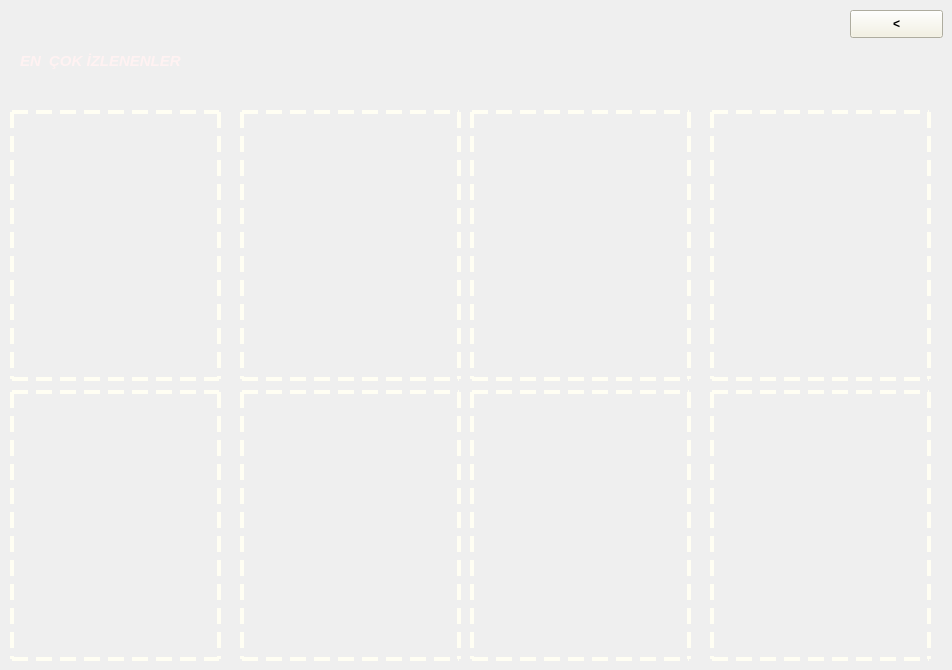
     <widget class="QWidget" name="tab_8">
      <attribute name="title">
       <string>EN ÇOK İZLENEN FİLMLER</string>
      </attribute>
      <widget class="QLabel" name="label_6">
       <property name="geometry">
        <rect>
         <x>20</x>
         <y>130</y>
         <width>181</width>
         <height>241</height>
        </rect>
       </property>
       <property name="styleSheet">
        <string notr="true">border-image: url(:/image/img4.jpg);</string>
       </property>
       <property name="text">
        <string/>
       </property>
      </widget>
      <widget class="QLabel" name="label_8">
       <property name="geometry">
        <rect>
         <x>260</x>
         <y>400</y>
         <width>181</width>
         <height>241</height>
        </rect>
       </property>
       <property name="styleSheet">
        <string notr="true">border-image: url(:/image/img8.jpg);</string>
       </property>
       <property name="text">
        <string/>
       </property>
      </widget>
      <widget class="QLabel" name="label_9">
       <property name="geometry">
        <rect>
         <x>260</x>
         <y>130</y>
         <width>181</width>
         <height>241</height>
        </rect>
       </property>
       <property name="styleSheet">
        <string notr="true">border-image: url(:/image/img0.png);</string>
       </property>
       <property name="text">
        <string/>
       </property>
      </widget>
      <widget class="QLabel" name="label_10">
       <property name="geometry">
        <rect>
         <x>20</x>
         <y>400</y>
         <width>181</width>
         <height>241</height>
        </rect>
       </property>
       <property name="styleSheet">
        <string notr="true">border-image: url(:/image/img1.png);</string>
       </property>
       <property name="text">
        <string/>
       </property>
      </widget>
      <widget class="QLabel" name="label_11">
       <property name="geometry">
        <rect>
         <x>730</x>
         <y>130</y>
         <width>181</width>
         <height>241</height>
        </rect>
       </property>
       <property name="styleSheet">
        <string notr="true">border-image: url(:/image/img3.jpg);</string>
       </property>
       <property name="text">
        <string/>
       </property>
      </widget>
      <widget class="QLabel" name="label_12">
       <property name="geometry">
        <rect>
         <x>490</x>
         <y>130</y>
         <width>181</width>
         <height>241</height>
        </rect>
       </property>
       <property name="styleSheet">
        <string notr="true">border-image: url(:/image/img5.jpg);</string>
       </property>
       <property name="text">
        <string/>
       </property>
      </widget>
      <widget class="QLabel" name="label_13">
       <property name="geometry">
        <rect>
         <x>730</x>
         <y>400</y>
         <width>181</width>
         <height>241</height>
        </rect>
       </property>
       <property name="styleSheet">
        <string notr="true">border-image: url(:/image/img6.jpg);</string>
       </property>
       <property name="text">
        <string/>
       </property>
      </widget>
      <widget class="QLabel" name="label_14">
       <property name="geometry">
        <rect>
         <x>490</x>
         <y>400</y>
         <width>181</width>
         <height>241</height>
        </rect>
       </property>
       <property name="styleSheet">
        <string notr="true">border-image: url(:/image/img7.jpg);</string>
       </property>
       <property name="text">
        <string/>
       </property>
      </widget>
      <widget class="QLabel" name="label_15">
       <property name="geometry">
        <rect>
         <x>20</x>
         <y>40</y>
         <width>201</width>
         <height>41</height>
        </rect>
       </property>
       <property name="font">
        <font>
         <pointsize>11</pointsize>
         <weight>75</weight>
         <italic>true</italic>
         <bold>true</bold>
        </font>
       </property>
       <property name="styleSheet">
        <string notr="true">
color: rgb(255, 242, 242);</string>
       </property>
       <property name="text">
        <string>EN  ÇOK İZLENENLER</string>
       </property>
      </widget>
      <widget class="QLabel" name="label_28">
       <property name="geometry">
        <rect>
         <x>10</x>
         <y>110</y>
         <width>211</width>
         <height>271</height>
        </rect>
       </property>
       <property name="styleSheet">
        <string notr="true">background-color: rgba(158, 0, 0, 0);
border:4px dashed #000;
border-color: rgb(255, 254, 243);</string>
       </property>
       <property name="text">
        <string/>
       </property>
      </widget>
      <widget class="QLabel" name="label_32">
       <property name="geometry">
        <rect>
         <x>240</x>
         <y>110</y>
         <width>221</width>
         <height>271</height>
        </rect>
       </property>
       <property name="styleSheet">
        <string notr="true">background-color: rgba(158, 0, 0, 0);
border:4px dashed #000;
border-color: rgb(255, 254, 243);</string>
       </property>
       <property name="text">
        <string/>
       </property>
      </widget>
      <widget class="QLabel" name="label_33">
       <property name="geometry">
        <rect>
         <x>470</x>
         <y>110</y>
         <width>221</width>
         <height>271</height>
        </rect>
       </property>
       <property name="styleSheet">
        <string notr="true">background-color: rgba(158, 0, 0, 0);
border:4px dashed #000;
border-color: rgb(255, 254, 243);</string>
       </property>
       <property name="text">
        <string/>
       </property>
      </widget>
      <widget class="QLabel" name="label_34">
       <property name="geometry">
        <rect>
         <x>10</x>
         <y>390</y>
         <width>211</width>
         <height>271</height>
        </rect>
       </property>
       <property name="styleSheet">
        <string notr="true">background-color: rgba(158, 0, 0, 0);
border:4px dashed #000;
border-color: rgb(255, 254, 243);</string>
       </property>
       <property name="text">
        <string/>
       </property>
      </widget>
      <widget class="QLabel" name="label_46">
       <property name="geometry">
        <rect>
         <x>710</x>
         <y>110</y>
         <width>221</width>
         <height>271</height>
        </rect>
       </property>
       <property name="styleSheet">
        <string notr="true">background-color: rgba(158, 0, 0, 0);
border:4px dashed #000;
border-color: rgb(255, 254, 243);</string>
       </property>
       <property name="text">
        <string/>
       </property>
      </widget>
      <widget class="QLabel" name="label_47">
       <property name="geometry">
        <rect>
         <x>470</x>
         <y>390</y>
         <width>221</width>
         <height>271</height>
        </rect>
       </property>
       <property name="styleSheet">
        <string notr="true">background-color: rgba(158, 0, 0, 0);
border:4px dashed #000;
border-color: rgb(255, 254, 243);</string>
       </property>
       <property name="text">
        <string/>
       </property>
      </widget>
      <widget class="QLabel" name="label_49">
       <property name="geometry">
        <rect>
         <x>240</x>
         <y>390</y>
         <width>221</width>
         <height>271</height>
        </rect>
       </property>
       <property name="styleSheet">
        <string notr="true">background-color: rgba(158, 0, 0, 0);
border:4px dashed #000;
border-color: rgb(255, 254, 243);</string>
       </property>
       <property name="text">
        <string/>
       </property>
      </widget>
      <widget class="QLabel" name="label_50">
       <property name="geometry">
        <rect>
         <x>710</x>
         <y>390</y>
         <width>221</width>
         <height>271</height>
        </rect>
       </property>
       <property name="styleSheet">
        <string notr="true">background-color: rgba(158, 0, 0, 0);
border:4px dashed #000;
border-color: rgb(255, 254, 243);</string>
       </property>
       <property name="text">
        <string/>
       </property>
      </widget>
      <widget class="QPushButton" name="pushButton_6">
       <property name="geometry">
        <rect>
         <x>850</x>
         <y>10</y>
         <width>93</width>
         <height>28</height>
        </rect>
       </property>
       <property name="font">
        <font>
         <weight>75</weight>
         <bold>true</bold>
        </font>
       </property>
       <property name="styleSheet">
        <string notr="true">background-color: rgb(244, 241, 223);</string>
       </property>
       <property name="text">
        <string>&lt;</string>
       </property>
      </widget>
      <zorder>label_34</zorder>
      <zorder>label_49</zorder>
      <zorder>label_47</zorder>
      <zorder>label_50</zorder>
      <zorder>label_46</zorder>
      <zorder>label_33</zorder>
      <zorder>label_32</zorder>
      <zorder>label_28</zorder>
      <zorder>label_6</zorder>
      <zorder>label_8</zorder>
      <zorder>label_9</zorder>
      <zorder>label_10</zorder>
      <zorder>label_11</zorder>
      <zorder>label_12</zorder>
      <zorder>label_13</zorder>
      <zorder>label_14</zorder>
      <zorder>label_15</zorder>
      <zorder>pushButton_6</zorder>
     </widget>
